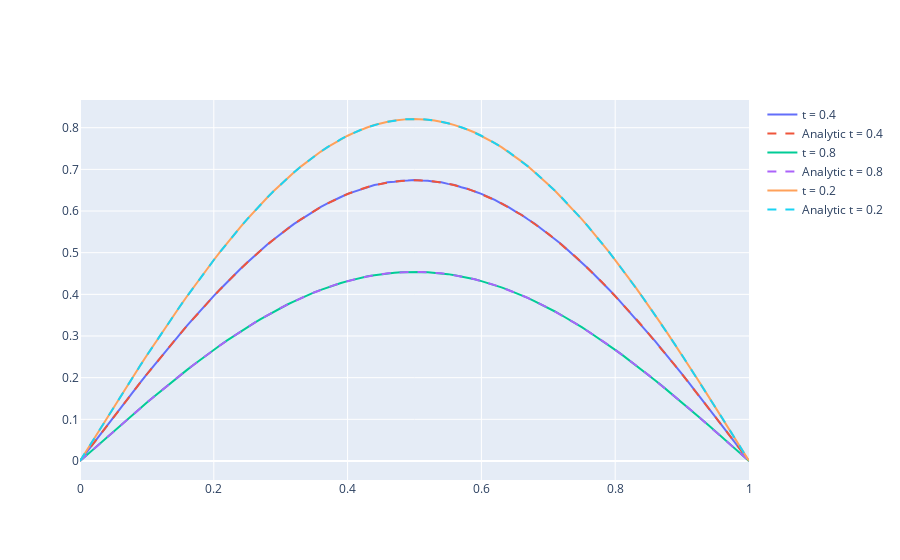

This figure's notebook cell:
### Code cell
import plotly.graph_objects as go
# Check against fixed t
idx = [1000, 2000, 500]

fig = go.Figure()
for id in idx:
    t_check = t[id]
    print(t_check)
    # idx = np.where(t == t_check)[0][0]
    fig.add_trace(go.Scatter(x=bvp.x_values, y=u[:, id], name=f't = {t_check}'))
    fig.add_trace(go.Scatter(x=bvp.x_values, y=analytic_sol(bvp.x_values, t_check), name=f'Analytic t = {t_check}', mode='lines', line=dict(dash='dash')))
fig.show()
